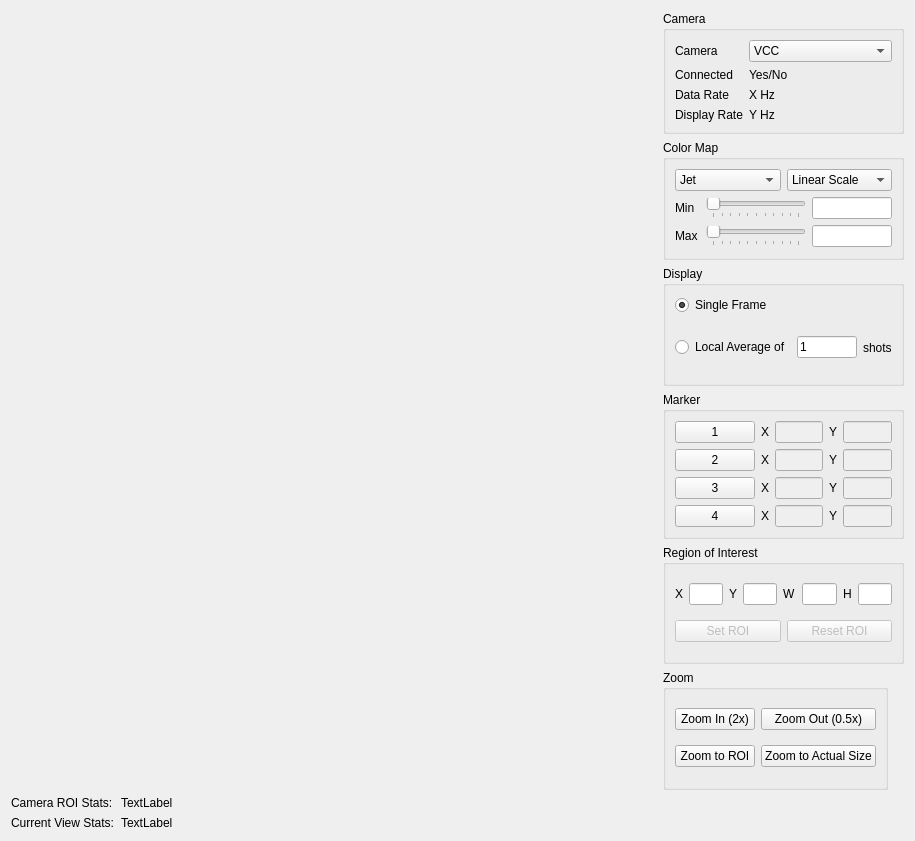
<?xml version="1.0" encoding="UTF-8"?>
<ui version="4.0">
 <class>Form</class>
 <widget class="QWidget" name="Form">
  <property name="geometry">
   <rect>
    <x>0</x>
    <y>0</y>
    <width>915</width>
    <height>841</height>
   </rect>
  </property>
  <property name="windowTitle">
   <string>Camera Viewer</string>
  </property>
  <layout class="QVBoxLayout" name="verticalLayout_6">
   <item>
    <layout class="QHBoxLayout" name="horizontalLayout">
     <item>
      <layout class="QGridLayout" name="imageGridLayout">
       <item row="0" column="0">
        <widget class="PyDMImageView" name="imageView">
         <property name="sizePolicy">
          <sizepolicy hsizetype="Expanding" vsizetype="Expanding">
           <horstretch>0</horstretch>
           <verstretch>0</verstretch>
          </sizepolicy>
         </property>
         <property name="minimumSize">
          <size>
           <width>400</width>
           <height>400</height>
          </size>
         </property>
         <property name="toolTip">
          <string/>
         </property>
         <property name="whatsThis">
          <string>Displays an image from a PV.</string>
         </property>
         <property name="imageChannel">
          <string>ca://13SIM1:image1:ArrayData</string>
         </property>
         <property name="widthChannel">
          <string>ca://13SIM1:image1:ArraySize_X_RBV</string>
         </property>
        </widget>
       </item>
      </layout>
     </item>
     <item>
      <layout class="QVBoxLayout" name="verticalLayout">
       <item>
        <widget class="QGroupBox" name="groupBox">
         <property name="sizePolicy">
          <sizepolicy hsizetype="Preferred" vsizetype="Preferred">
           <horstretch>0</horstretch>
           <verstretch>0</verstretch>
          </sizepolicy>
         </property>
         <property name="title">
          <string>Camera</string>
         </property>
         <layout class="QFormLayout" name="formLayout">
          <item row="0" column="0">
           <widget class="QLabel" name="label">
            <property name="text">
             <string>Camera</string>
            </property>
           </widget>
          </item>
          <item row="0" column="1">
           <widget class="QComboBox" name="cameraComboBox">
            <item>
             <property name="text">
              <string>VCC</string>
             </property>
            </item>
           </widget>
          </item>
          <item row="1" column="0">
           <widget class="QLabel" name="label_2">
            <property name="text">
             <string>Connected</string>
            </property>
           </widget>
          </item>
          <item row="1" column="1">
           <widget class="QLabel" name="connectedLabel">
            <property name="text">
             <string>Yes/No</string>
            </property>
           </widget>
          </item>
          <item row="2" column="0">
           <widget class="QLabel" name="label_3">
            <property name="text">
             <string>Data Rate</string>
            </property>
           </widget>
          </item>
          <item row="2" column="1">
           <widget class="QLabel" name="dataRateLabel">
            <property name="text">
             <string>X Hz</string>
            </property>
           </widget>
          </item>
          <item row="3" column="0">
           <widget class="QLabel" name="label_4">
            <property name="text">
             <string>Display Rate</string>
            </property>
           </widget>
          </item>
          <item row="3" column="1">
           <widget class="QLabel" name="displayRateLabel">
            <property name="text">
             <string>Y Hz</string>
            </property>
           </widget>
          </item>
         </layout>
        </widget>
       </item>
       <item>
        <widget class="QGroupBox" name="groupBox_2">
         <property name="sizePolicy">
          <sizepolicy hsizetype="Maximum" vsizetype="Preferred">
           <horstretch>0</horstretch>
           <verstretch>0</verstretch>
          </sizepolicy>
         </property>
         <property name="title">
          <string>Color Map</string>
         </property>
         <layout class="QVBoxLayout" name="verticalLayout_2">
          <item>
           <layout class="QHBoxLayout" name="horizontalLayout_2">
            <item>
             <widget class="QComboBox" name="colorMapComboBox">
              <item>
               <property name="text">
                <string>Jet</string>
               </property>
              </item>
              <item>
               <property name="text">
                <string>Grayscale</string>
               </property>
              </item>
             </widget>
            </item>
            <item>
             <widget class="QComboBox" name="comboBox_3">
              <item>
               <property name="text">
                <string>Linear Scale</string>
               </property>
              </item>
             </widget>
            </item>
           </layout>
          </item>
          <item>
           <layout class="QHBoxLayout" name="horizontalLayout_3">
            <item>
             <widget class="QLabel" name="label_8">
              <property name="sizePolicy">
               <sizepolicy hsizetype="Maximum" vsizetype="Preferred">
                <horstretch>0</horstretch>
                <verstretch>0</verstretch>
               </sizepolicy>
              </property>
              <property name="minimumSize">
               <size>
                <width>25</width>
                <height>0</height>
               </size>
              </property>
              <property name="text">
               <string>Min</string>
              </property>
             </widget>
            </item>
            <item>
             <widget class="QSlider" name="colorMapMinSlider">
              <property name="minimumSize">
               <size>
                <width>100</width>
                <height>0</height>
               </size>
              </property>
              <property name="orientation">
               <enum>Qt::Horizontal</enum>
              </property>
              <property name="tickPosition">
               <enum>QSlider::TicksBelow</enum>
              </property>
             </widget>
            </item>
            <item>
             <widget class="QLineEdit" name="colorMapMinLineEdit">
              <property name="minimumSize">
               <size>
                <width>80</width>
                <height>0</height>
               </size>
              </property>
             </widget>
            </item>
           </layout>
          </item>
          <item>
           <layout class="QHBoxLayout" name="horizontalLayout_4">
            <item>
             <widget class="QLabel" name="label_9">
              <property name="sizePolicy">
               <sizepolicy hsizetype="Maximum" vsizetype="Preferred">
                <horstretch>0</horstretch>
                <verstretch>0</verstretch>
               </sizepolicy>
              </property>
              <property name="minimumSize">
               <size>
                <width>25</width>
                <height>0</height>
               </size>
              </property>
              <property name="text">
               <string>Max</string>
              </property>
             </widget>
            </item>
            <item>
             <widget class="QSlider" name="colorMapMaxSlider">
              <property name="minimumSize">
               <size>
                <width>100</width>
                <height>0</height>
               </size>
              </property>
              <property name="orientation">
               <enum>Qt::Horizontal</enum>
              </property>
              <property name="tickPosition">
               <enum>QSlider::TicksBelow</enum>
              </property>
             </widget>
            </item>
            <item>
             <widget class="QLineEdit" name="colorMapMaxLineEdit">
              <property name="minimumSize">
               <size>
                <width>80</width>
                <height>0</height>
               </size>
              </property>
             </widget>
            </item>
           </layout>
          </item>
         </layout>
        </widget>
       </item>
       <item>
        <widget class="QGroupBox" name="groupBox_3">
         <property name="sizePolicy">
          <sizepolicy hsizetype="Maximum" vsizetype="Preferred">
           <horstretch>0</horstretch>
           <verstretch>0</verstretch>
          </sizepolicy>
         </property>
         <property name="title">
          <string>Display</string>
         </property>
         <layout class="QVBoxLayout" name="verticalLayout_3">
          <item>
           <widget class="QRadioButton" name="singleShotRadioButton">
            <property name="text">
             <string>Single Frame</string>
            </property>
            <property name="checked">
             <bool>true</bool>
            </property>
           </widget>
          </item>
          <item>
           <layout class="QHBoxLayout" name="horizontalLayout_5">
            <item>
             <widget class="QRadioButton" name="averageRadioButton">
              <property name="text">
               <string>Local Average of</string>
              </property>
             </widget>
            </item>
            <item>
             <widget class="QLineEdit" name="numShotsLineEdit">
              <property name="text">
               <string>1</string>
              </property>
             </widget>
            </item>
            <item>
             <widget class="QLabel" name="label_10">
              <property name="text">
               <string>shots</string>
              </property>
             </widget>
            </item>
           </layout>
          </item>
         </layout>
        </widget>
       </item>
       <item>
        <widget class="QGroupBox" name="groupBox_4">
         <property name="sizePolicy">
          <sizepolicy hsizetype="Maximum" vsizetype="Preferred">
           <horstretch>0</horstretch>
           <verstretch>0</verstretch>
          </sizepolicy>
         </property>
         <property name="title">
          <string>Marker</string>
         </property>
         <layout class="QVBoxLayout" name="verticalLayout_4">
          <item>
           <layout class="QHBoxLayout" name="horizontalLayout_6">
            <item>
             <widget class="QPushButton" name="marker1Button">
              <property name="sizePolicy">
               <sizepolicy hsizetype="Minimum" vsizetype="Fixed">
                <horstretch>0</horstretch>
                <verstretch>0</verstretch>
               </sizepolicy>
              </property>
              <property name="text">
               <string>1</string>
              </property>
              <property name="checkable">
               <bool>true</bool>
              </property>
             </widget>
            </item>
            <item>
             <widget class="QLabel" name="label_11">
              <property name="text">
               <string>X</string>
              </property>
             </widget>
            </item>
            <item>
             <widget class="QLineEdit" name="marker1XPosLineEdit">
              <property name="enabled">
               <bool>false</bool>
              </property>
             </widget>
            </item>
            <item>
             <widget class="QLabel" name="label_12">
              <property name="text">
               <string>Y</string>
              </property>
             </widget>
            </item>
            <item>
             <widget class="QLineEdit" name="marker1YPosLineEdit">
              <property name="enabled">
               <bool>false</bool>
              </property>
             </widget>
            </item>
           </layout>
          </item>
          <item>
           <layout class="QHBoxLayout" name="horizontalLayout_7">
            <item>
             <widget class="QPushButton" name="marker2Button">
              <property name="text">
               <string>2</string>
              </property>
              <property name="checkable">
               <bool>true</bool>
              </property>
             </widget>
            </item>
            <item>
             <widget class="QLabel" name="label_13">
              <property name="text">
               <string>X</string>
              </property>
             </widget>
            </item>
            <item>
             <widget class="QLineEdit" name="marker2XPosLineEdit">
              <property name="enabled">
               <bool>false</bool>
              </property>
             </widget>
            </item>
            <item>
             <widget class="QLabel" name="label_14">
              <property name="text">
               <string>Y</string>
              </property>
             </widget>
            </item>
            <item>
             <widget class="QLineEdit" name="marker2YPosLineEdit">
              <property name="enabled">
               <bool>false</bool>
              </property>
             </widget>
            </item>
           </layout>
          </item>
          <item>
           <layout class="QHBoxLayout" name="horizontalLayout_8">
            <item>
             <widget class="QPushButton" name="marker3Button">
              <property name="text">
               <string>3</string>
              </property>
              <property name="checkable">
               <bool>true</bool>
              </property>
             </widget>
            </item>
            <item>
             <widget class="QLabel" name="label_15">
              <property name="text">
               <string>X</string>
              </property>
             </widget>
            </item>
            <item>
             <widget class="QLineEdit" name="marker3XPosLineEdit">
              <property name="enabled">
               <bool>false</bool>
              </property>
             </widget>
            </item>
            <item>
             <widget class="QLabel" name="label_16">
              <property name="text">
               <string>Y</string>
              </property>
             </widget>
            </item>
            <item>
             <widget class="QLineEdit" name="marker3YPosLineEdit">
              <property name="enabled">
               <bool>false</bool>
              </property>
             </widget>
            </item>
           </layout>
          </item>
          <item>
           <layout class="QHBoxLayout" name="horizontalLayout_9">
            <item>
             <widget class="QPushButton" name="marker4Button">
              <property name="text">
               <string>4</string>
              </property>
              <property name="checkable">
               <bool>true</bool>
              </property>
             </widget>
            </item>
            <item>
             <widget class="QLabel" name="label_17">
              <property name="text">
               <string>X</string>
              </property>
             </widget>
            </item>
            <item>
             <widget class="QLineEdit" name="marker4XPosLineEdit">
              <property name="enabled">
               <bool>false</bool>
              </property>
             </widget>
            </item>
            <item>
             <widget class="QLabel" name="label_18">
              <property name="text">
               <string>Y</string>
              </property>
             </widget>
            </item>
            <item>
             <widget class="QLineEdit" name="marker4YPosLineEdit">
              <property name="enabled">
               <bool>false</bool>
              </property>
             </widget>
            </item>
           </layout>
          </item>
         </layout>
        </widget>
       </item>
       <item>
        <widget class="QGroupBox" name="groupBox_5">
         <property name="sizePolicy">
          <sizepolicy hsizetype="Maximum" vsizetype="Preferred">
           <horstretch>0</horstretch>
           <verstretch>0</verstretch>
          </sizepolicy>
         </property>
         <property name="title">
          <string>Region of Interest</string>
         </property>
         <layout class="QVBoxLayout" name="verticalLayout_5">
          <item>
           <layout class="QHBoxLayout" name="horizontalLayout_10">
            <item>
             <widget class="QLabel" name="label_19">
              <property name="text">
               <string>X</string>
              </property>
             </widget>
            </item>
            <item>
             <widget class="QLineEdit" name="roiXLineEdit">
              <property name="readOnly">
               <bool>true</bool>
              </property>
             </widget>
            </item>
            <item>
             <widget class="QLabel" name="label_20">
              <property name="text">
               <string>Y</string>
              </property>
             </widget>
            </item>
            <item>
             <widget class="QLineEdit" name="roiYLineEdit">
              <property name="readOnly">
               <bool>true</bool>
              </property>
             </widget>
            </item>
            <item>
             <widget class="QLabel" name="label_21">
              <property name="text">
               <string>W</string>
              </property>
             </widget>
            </item>
            <item>
             <widget class="QLineEdit" name="roiWLineEdit">
              <property name="readOnly">
               <bool>true</bool>
              </property>
             </widget>
            </item>
            <item>
             <widget class="QLabel" name="label_22">
              <property name="text">
               <string>H</string>
              </property>
             </widget>
            </item>
            <item>
             <widget class="QLineEdit" name="roiHLineEdit">
              <property name="readOnly">
               <bool>true</bool>
              </property>
             </widget>
            </item>
           </layout>
          </item>
          <item>
           <layout class="QHBoxLayout" name="horizontalLayout_11">
            <item>
             <widget class="QPushButton" name="setROIButton">
              <property name="enabled">
               <bool>false</bool>
              </property>
              <property name="text">
               <string>Set ROI</string>
              </property>
             </widget>
            </item>
            <item>
             <widget class="QPushButton" name="resetROIButton">
              <property name="enabled">
               <bool>false</bool>
              </property>
              <property name="text">
               <string>Reset ROI</string>
              </property>
             </widget>
            </item>
           </layout>
          </item>
         </layout>
        </widget>
       </item>
       <item>
        <widget class="QGroupBox" name="groupBox_6">
         <property name="sizePolicy">
          <sizepolicy hsizetype="Maximum" vsizetype="Preferred">
           <horstretch>0</horstretch>
           <verstretch>0</verstretch>
          </sizepolicy>
         </property>
         <property name="title">
          <string>Zoom</string>
         </property>
         <layout class="QGridLayout" name="gridLayout_2">
          <item row="0" column="1">
           <widget class="QPushButton" name="zoomOutButton">
            <property name="text">
             <string>Zoom Out (0.5x)</string>
            </property>
           </widget>
          </item>
          <item row="0" column="0">
           <widget class="QPushButton" name="zoomInButton">
            <property name="text">
             <string>Zoom In (2x)</string>
            </property>
           </widget>
          </item>
          <item row="1" column="0">
           <widget class="QPushButton" name="zoomToROIButton">
            <property name="text">
             <string>Zoom to ROI</string>
            </property>
           </widget>
          </item>
          <item row="1" column="1">
           <widget class="QPushButton" name="zoomToActualSizeButton">
            <property name="text">
             <string>Zoom to Actual Size</string>
            </property>
           </widget>
          </item>
         </layout>
        </widget>
       </item>
      </layout>
     </item>
    </layout>
   </item>
   <item>
    <layout class="QFormLayout" name="formLayout_2">
     <property name="fieldGrowthPolicy">
      <enum>QFormLayout::AllNonFixedFieldsGrow</enum>
     </property>
     <item row="0" column="0">
      <widget class="QLabel" name="imageStatsLabelLabel">
       <property name="text">
        <string>Camera ROI Stats:</string>
       </property>
      </widget>
     </item>
     <item row="0" column="1">
      <widget class="QLabel" name="imageStatsLabel">
       <property name="text">
        <string>TextLabel</string>
       </property>
      </widget>
     </item>
     <item row="1" column="0">
      <widget class="QLabel" name="label_23">
       <property name="text">
        <string>Current View Stats:</string>
       </property>
      </widget>
     </item>
     <item row="1" column="1">
      <widget class="QLabel" name="viewStatsLabel">
       <property name="text">
        <string>TextLabel</string>
       </property>
      </widget>
     </item>
    </layout>
   </item>
  </layout>
 </widget>
 <customwidgets>
  <customwidget>
   <class>PyDMImageView</class>
   <extends>QWidget</extends>
   <header>pydm.widgets.image</header>
  </customwidget>
 </customwidgets>
 <resources/>
 <connections/>
</ui>
